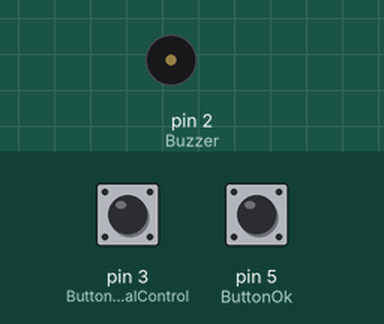
A sketch run on a simulated Arduino Uno, built with avr-gcc and run on an emulated ATmega328P. Shown: buzzer (waves = sounding, pin HIGH). The inputs (shaded band) are chosen by the test bench; at power-on: pin 3 (ButtonManualControl) HIGH, pin 5 (ButtonOk) LOW. The audio player accepts every command and is not drawn.

Above: at 1.2 s.
1.3 s: pin 3 (ButtonManualControl) pulled LOW for 0.15 s
At 2.1 s:
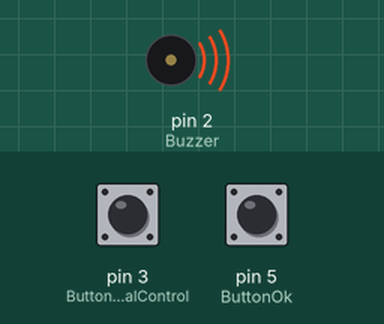
Timing chart, 0 to 4.3 s (numbered marks = the images above; inputs shaded):
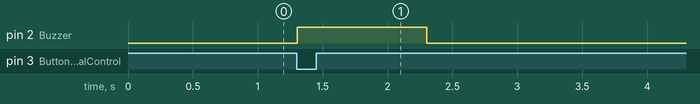

The sketch:

airsoft_claymore.ino
```cpp
#include <DFPlayer_Mini_Mp3.h>
#include <SoftwareSerial.h>

SoftwareSerial DFPlayerSerial(10, 11); // RX, TX

void readCountdown(int manualbt, int okbt, int &cd)
{
  int read_ok, read_manual_current, read_manual_prev;
  int count = 0;
  read_manual_prev = 1;
  read_ok = digitalRead(okbt);
  while(read_ok == 1)
  {
    read_manual_current = digitalRead(manualbt);
    read_ok = digitalRead(okbt);
    if(read_manual_current == 0 && read_manual_prev == 1)
    {
      count+=10;
    }
    read_manual_prev = read_manual_current;
  }
  cd = count;
}

void advertise(int buzzer)
{
  int lapse = 1000;
  digitalWrite(buzzer, HIGH);
  delay(lapse);
  digitalWrite(buzzer, LOW);
}

void boom()
{
  mp3_play(1);
  mp3_next();
  delay(4500);
}

const int TimeLapse = 10; //milliseconds
const int Buzzer = 2;
const int ButtonManualControl = 3;
const int ButtonOk = 5;

void setup() {
  pinMode(Buzzer, OUTPUT);
  pinMode(ButtonManualControl, INPUT);
  pinMode(ButtonOk, INPUT);

  DFPlayerSerial.begin(9600);
  mp3_set_serial(DFPlayerSerial);
  mp3_set_volume(300);

}

int read_manual;
bool explode = false;
void loop() {

  if(! explode)
  {
    read_manual = digitalRead(ButtonManualControl);
    if(read_manual == 0)
    {
      advertise(Buzzer);
      digitalWrite(13, HIGH);
      int countdown;
      readCountdown(ButtonManualControl, ButtonOk, countdown);
      delay(countdown * 1000);
      boom();
      explode = true;
    }
    digitalWrite(13, LOW);

  }
  delay(TimeLapse);

}
```

Measured:
- after the input at 1.3 s, pin 2 (Buzzer): LOW → HIGH at once, → LOW 1.0 s later
